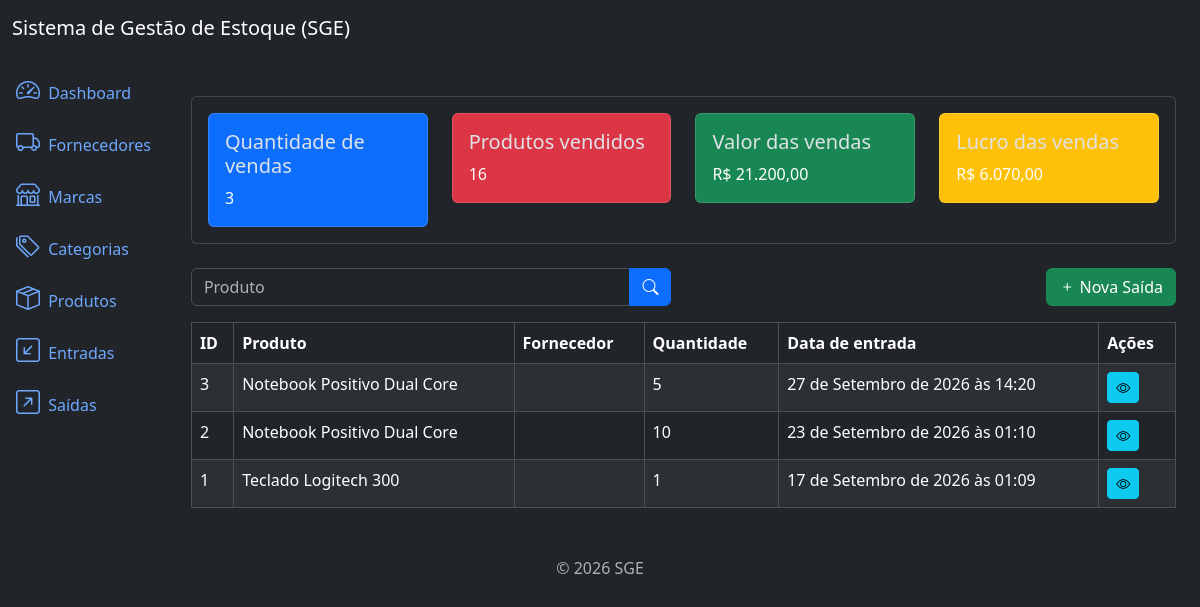
/outflows/list/, run on an earlier commit of the app's database.
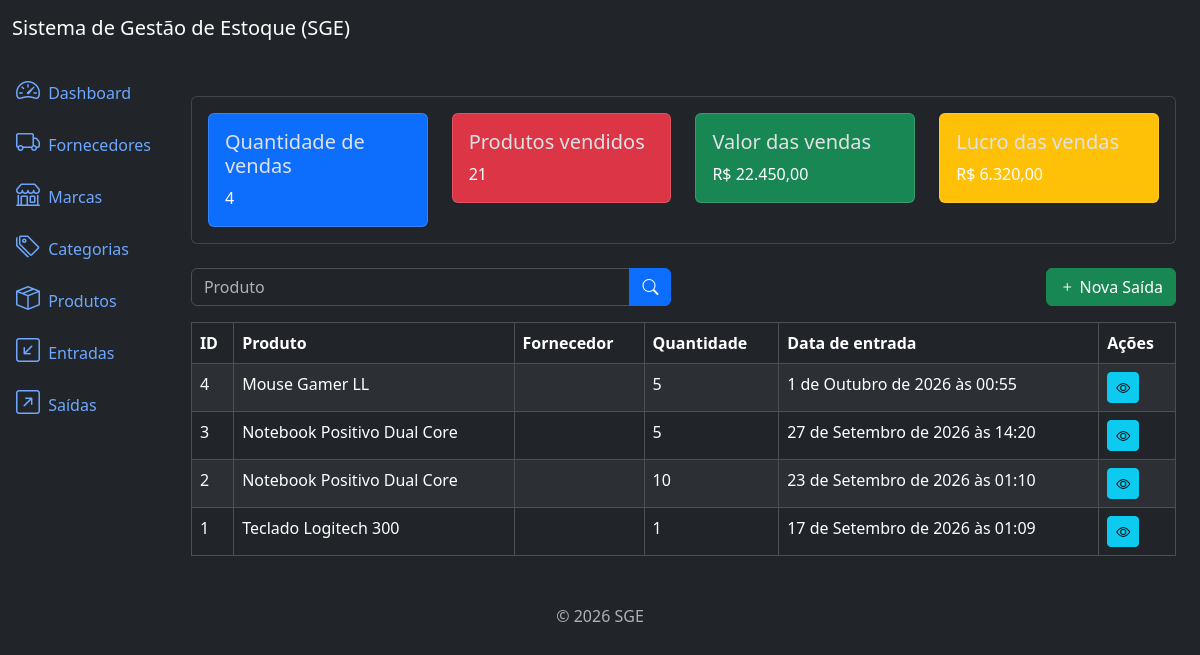
And on a later commit of the database.
### outflows/models.py (models this page shows, shortened)
class Outflow(models.Model):
    product = models.ForeignKey(Product, on_delete= models.PROTECT, related_name= "outflows")
    quantity = models.IntegerField()
    description = models.TextField(null= True, blank= True)
    created_at = models.DateTimeField(auto_now_add= True)
    updated_at = models.DateTimeField(auto_now= True)
    class Meta:
        ordering = ["-created_at"]

### products/models.py (models this page shows)
class Product(models.Model):
    title = models.CharField(max_length= 500)
    category = models.ForeignKey(Category, on_delete= models.PROTECT, related_name= "products")
    brand = models.ForeignKey(Brand, on_delete= models.PROTECT, related_name= "products")
    description = models.TextField(null= True, blank= True)
    serie_number = models.CharField(max_length= 200, null= True, blank= True)
    cost_price = models.DecimalField(max_digits= 20, decimal_places= 2)
    selling_price = models.DecimalField(max_digits= 20, decimal_places= 2)
    quantity = models.IntegerField(default= 0)
    created_at = models.DateTimeField(auto_now_add= True)
    updated_at = models.DateTimeField(auto_now= True)
    class Meta:
        ordering = ["title"]
    def __str__(self):
        return self.title

### outflows/views.py (the view)
# urls.py: path('outflows/list/', views.OutflowListView.as_view(), name='outflow_list'),
class OutflowListView(ListView):
    model = models.Outflow
    template_name = "outflow_list.html"
    context_object_name = "outflows"
    paginate_by = 10
    def get_queryset(self):
        queryset =  super().get_queryset()
        product = self.request.GET.get("product")
        if product:
            queryset = queryset.filter(product__icontains= product)
        return queryset
    def get_context_data(self, **kwargs):
        context = super().get_context_data(**kwargs)
        context["sales_metrics"] = metrics.get_sales_metrics()
        return context

### app/metrics.py (called while the page is built)
def get_sales_metrics():
    total_sales = Outflow.objects.count()
    total_products_sold = Outflow.objects.aggregate(
        total_products_sold= Sum("quantity")
    )["total_products_sold"] or 0
    total_sales_value = sum(outflow.quantity * outflow.product.selling_price for outflow in Outflow.objects.all())
    total_sales_cost = sum(outflow.quantity * outflow.product.cost_price for outflow in Outflow.objects.all())
    total_sales_profit = total_sales_value - total_sales_cost
    return dict(
        total_sales= total_sales,
        total_products_sold= total_products_sold,
        total_sales_value= number_format(total_sales_value, decimal_pos= 2, force_grouping= True),
        total_sales_profit = number_format(total_sales_profit, decimal_pos= 2, force_grouping= True),
    )

### outflows/templates/outflow_list.html (shortened to what this page needs)
{% extends 'base.html' %}
{% block content %}
{% include 'components/_sales_metrics.html' %}
<div class="row mb-3">
    <div class="col-md-6">
        <form method="get" action="{% url 'outflow_list' %}">
            <div class="input-group">
                <input type="text" class="form-control" name="product" placeholder="Produto" value="{{ request.GET.name }}">
                <button type="submit" class="btn btn-primary">
                    <i class="bi bi-search"></i>
                </button>
            </div>
        </form>
    </div>
    <div class="col-md-6">
        <a href="{% url 'outflow_create' %}" class="btn btn-success float-end">
            <i class="bi bi-plus"></i> Nova Saída
        </a>
    </div>
</div>
<div class="table-responsive">
    <table class="table table-striped table-bordered">
        <thead class="thead-dark">
            <tr>
                <th>ID</th>
                <th>Produto</th>
                <th>Fornecedor</th>
                <th>Quantidade</th>
                <th>Data de entrada</th>
                <th>Ações</th>
            </tr>
        </thead>
        <tbody>
            {% for outflow in outflows %}
            <tr>
                <td>{{ outflow.id }}</td>
                <td>{{ outflow.product }}</td>
                <td>{{ outflow.supplier }}</td>
                <td>{{ outflow.quantity }}</td>
                <td>{{ outflow.created_at }}</td>
                <td>
                    <a href="{% url 'outflow_detail' outflow.id %}" class="btn btn-info btn-sm">
                        <i class="bi bi-eye"></i>
                    </a>
                </td>
            </tr>
            {% endfor %}
        </tbody>
    </table>
</div>
{% endblock %}

What changed in the data, as far as the page shows it:
added Outflow: id "4", product "Mouse Gamer LL", quantity "5", created_at "1 de Outubro de 2026 às 00:55"
Also different on the page:
{{ sales_metrics.total_sales }}: "3" → "4"
{{ sales_metrics.total_products_sold }}: "16" → "21"
{{ sales_metrics.total_sales_value }}: "21.200,00" → "22.450,00"
{{ sales_metrics.total_sales_profit }}: "6.070,00" → "6.320,00"
